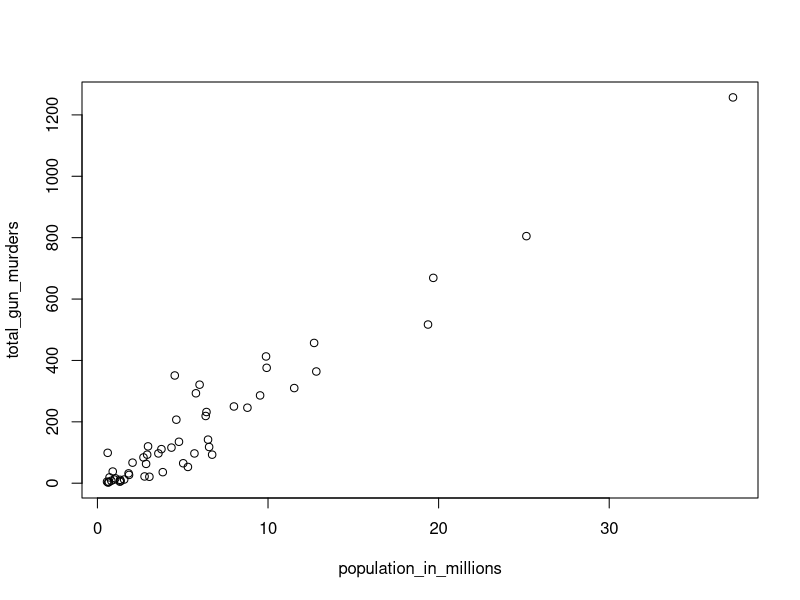
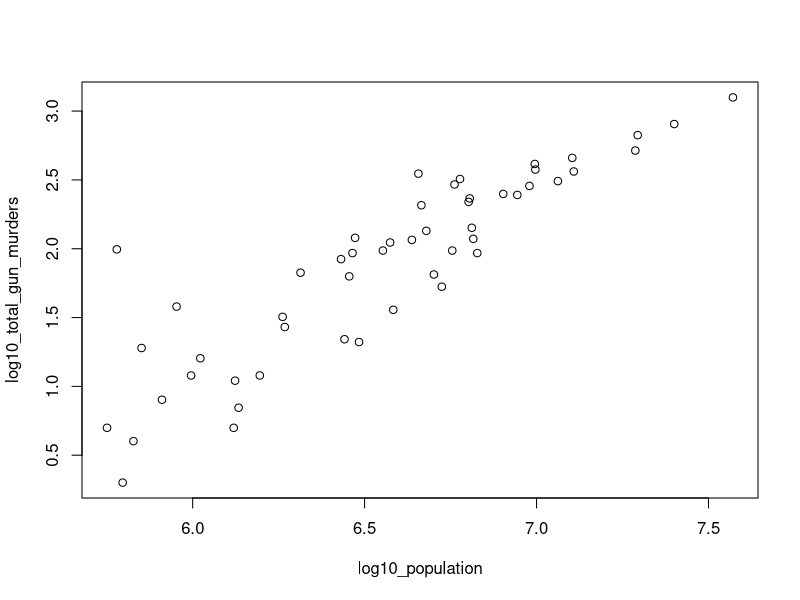
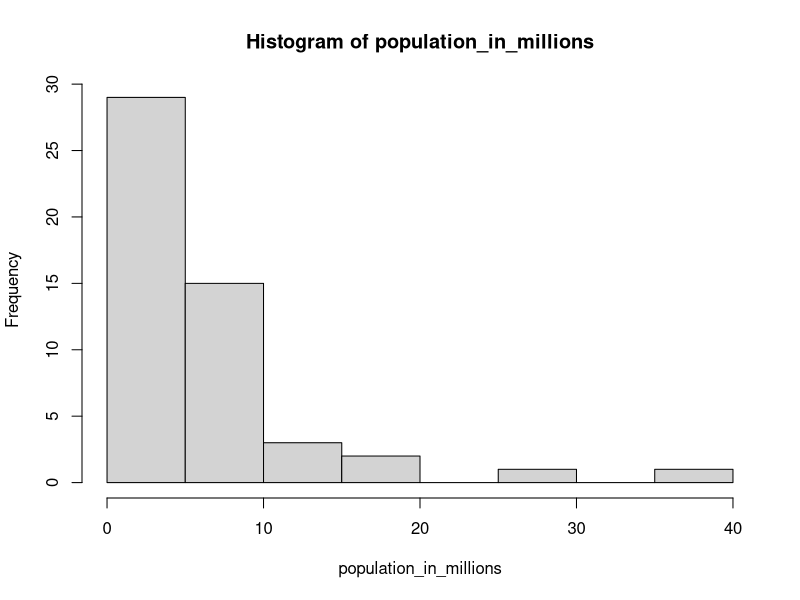
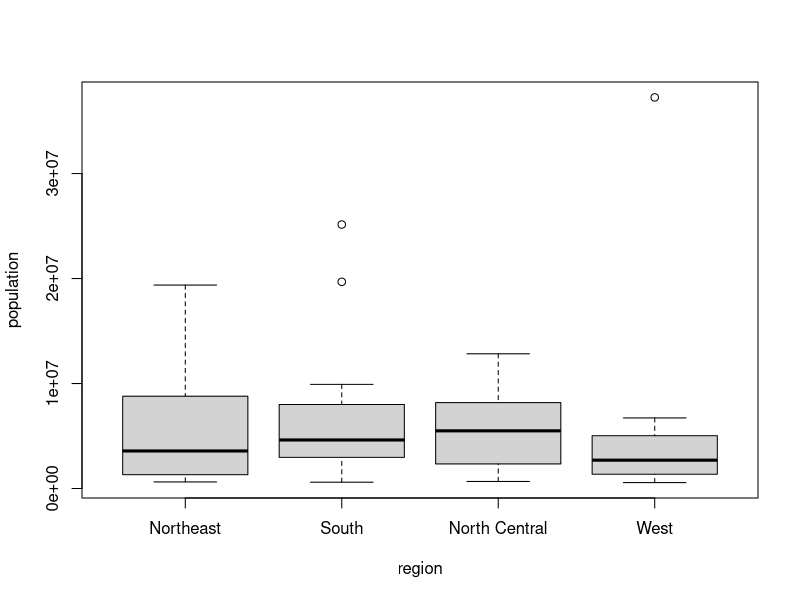
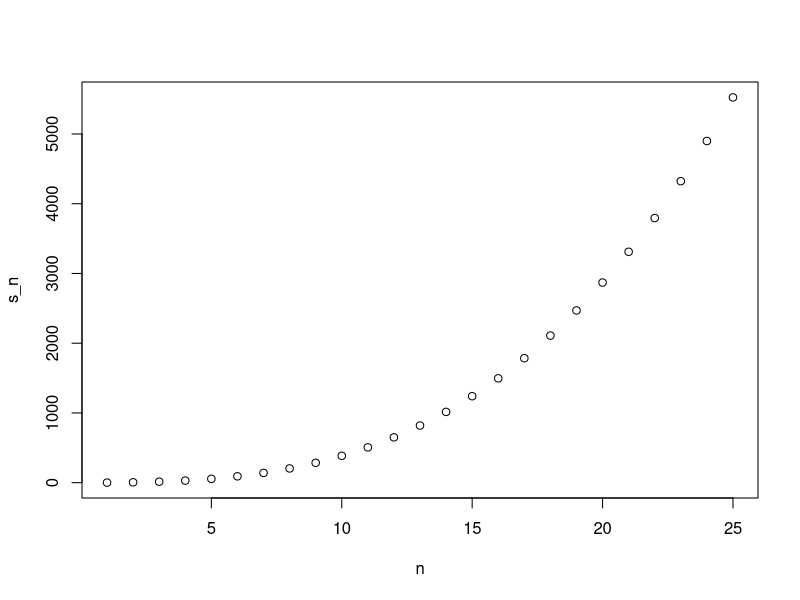

These charts were generated, in order, by the following R code:
# Harvadx course: R basics - syntax for assessment in Datacamp 

# Variable names
# Load package and data

library(dslabs)
data(murders)

# Use the function names to extract the variable names 
names(murders)

# Examining Variables
# To access the population variable from the murders dataset use this code:
p <- murders$population 

# To determine the class of object `p` we use this code:
class(p)

# Use the accessor to extract state abbreviations and assign it to a

# Determine the class of a
a<-murders$abb
class(a)

# Multiple ways to access variables
# We extract the population like this:
p <- murders$population

# This is how we do the same with the square brackets:
o <- murders[["population"]] 

# We can confirm these two are the same
identical(o, p)

# Use square brackets to extract `abb` from `murders` and assign it to b
b<-murders[["abb"]]
# Check if `a` and `b` are identical 
identical(a,b)
identical(a,b)

# Factors
# We can see the class of the region variable using class
class(murders$region)

# Determine the number of regions included in this variable 
length(levels(murders$region))

# Tables
# Here is an example of what the table function does
x <- c("a", "a", "b", "b", "b", "c")
table(x)

# Write one line of code to show the number of states per region
table(murders$region)

# Numeric Vectors
# Here is an example creating a numeric vector named cost
cost <- c(50, 75, 90, 100, 150)

# Create a numeric vector to store the temperatures listed in the instructions into a vector named temp
# Make sure to follow the same order in the instructions
temp<-c(35, 88, 42, 84, 81, 30)

# Character vectors
# here is an example of how to create a character vector
food <- c("pizza", "burgers", "salads", "cheese", "pasta")

# Create a character vector called city to store the city names
# Make sure to follow the same order as in the instructions
city<-c("Beijing", "Lagos", "Paris", "Rio de Janeiro", "San Juan", "Toronto")

# Connecting Numeric and Character Vectors
# Associate the cost values with its corresponding food item
cost <- c(50, 75, 90, 100, 150)
food <- c("pizza", "burgers", "salads", "cheese", "pasta")
names(cost) <- food

# You already wrote this code
temp <- c(35, 88, 42, 84, 81, 30)
city <- c("Beijing", "Lagos", "Paris", "Rio de Janeiro", "San Juan", "Toronto")

# Associate the temperature values with its corresponding city
names(temp)<-city

# Subsetting vectors
# cost of the last 3 items in our food list:
cost[3:5]

# temperatures of the first three cities in the list:
temp[1:3]

# Subsetting vectors continued...
# Access the cost of pizza and pasta from our food list 
cost[c(1,5)]

# Define temp
temp <- c(35, 88, 42, 84, 81, 30)
city <- c("Beijing", "Lagos", "Paris", "Rio de Janeiro", "San Juan", "Toronto")
names(temp) <- city

# Access the temperatures of Paris and San Juan
temp[c(3,5)]

# Sequences
# Create a vector m of integers that starts at 32 and ends at 99.
m <- 32:99

# Determine the length of object m.
length(m)

# Create a vector x of integers that starts 12 and ends at 73.
x<-12:73
# Determine the length of object x.
length(x)

# Sequences continued...
# Create a vector with the multiples of 7, smaller than 50.
seq(7, 49, 7) 

# Create a vector containing all the positive odd numbers smaller than 100.
# The numbers should be in ascending order
seq(1,99,2)

# Sequences and length
# We can a vector with the multiples of 7, smaller than 50 like this 
seq(7, 49, 7) 

# But note that the second argument does not need to be last number.
# It simply determines the maximum value permitted.
# so the following line of code produces the same vector as seq(7, 49, 7)
seq(7, 50, 7)

# Create a sequence of numbers from 6 to 55, with 4/7 increments and determine its length
seq(6,55,4/7)
length(seq(6,55,4/7))

# Sequences of certain length
# Store the sequence in the object a
a<-seq(1,10,length.out=100)

# Determine the class of a
class(a)

# Integers
# Store the sequence in the object a
a<-seq(1,10)

# Determine the class of a
class(a)

# Integers and Numerics
# Check the class of 1, assigned to the object a
class(1)

# Confirm the class of 1L is integer
class(1L)

# Coercion
# Define the vector x
x <- c(1, 3, 5,"a")

# Note that the x is character vector
x

# Typecast the vector to get an integer vector
# You will get a warning but that is ok
x<-as.numeric(x)

# sort
# Access the `state` variable and store it in an object 
states <- murders$state 

# Sort the object alphabetically and redefine the object 
states <- sort(states) 

# Report the first alphabetical value  
states[1]

# Access population values from the dataset and store it in pop
pop<-murders$population
# Sort the object and save it in the same object 
pop<-sort(pop)
# Report the smallest population size 
pop[1]

# order
# Access population from the dataset and store it in pop
pop<-murders$population
# Use the command order, to order pop and store in object o
o<-order(pop)
# Find the index number of the entry with the smallest population size
i_min<-which.min(murders$population)
i_min

# New Codes
# Find the smallest value for variable total 
which.min(murders$total)

# Find the smallest value for population
which.min(murders$population)

# Using the output of order
# Define the variable i to be the index of the smallest state
i <- which.min(murders$population)

# Define variable states to hold the states
states<-(murders$state)

# Use the index you just defined to find the state with the smallest population
states[i]

# Ranks
# Store temperatures in an object 
temp <- c(35, 88, 42, 84, 81, 30)

# Store city names in an object 
city <- c("Beijing", "Lagos", "Paris", "Rio de Janeiro", "San Juan", "Toronto")

# Create data frame with city names and temperature 
city_temps <- data.frame(name = city, temperature = temp)

# Define a variable states to be the state names 
states<-(murders$state)

# Define a variable ranks to determine the population size ranks 
ranks<-rank(murders$population)


# Create a data frame my_df with the state name and its rank
my_df<-data.frame(my_state=states, my_poprank=ranks)

# Data Frames, Ranks and Orders
# Define a variable states to be the state names from the murders data frame
states<-(murders$state)

# Define a variable ranks to determine the population size ranks 
ranks<-rank(murders$population)

# Define a variable ind to store the indexes needed to order the population values
ind<-order(murders$population)

# Create a data frame my_df with the state name and its rank and ordered from least populous to most 
states[ind]
ranks[ind]

my_df<-data.frame(mystate=states[ind], myrank=ranks[ind])

# missing values (NA)
# Using new dataset 
library(dslabs)
data(na_example)

# Checking the structure 
str(na_example)

# Find out the mean of the entire dataset 
mean(na_example)

# Use is.na to create a logical index ind that tells which entries are NA
ind<-is.na(na_example)
# Determine how many NA ind has using the sum function
sum(ind)

# Removing NAs
# Note what we can do with the ! operator
x <- c(1, 2, 3)
ind <- c(FALSE, TRUE, FALSE)
x[!ind]

# Create the ind vector
library(dslabs)
data(na_example)
ind <- is.na(na_example)

# We saw that this gives an NA
mean(na_example)

# Compute the average, for entries of na_example that are not NA 
mean(na_example[!ind])

# Vectorized operations
# Assign city names to `city` 
city <- c("Beijing", "Lagos", "Paris", "Rio de Janeiro", "San Juan", "Toronto")

# Store temperature values in `temp`
temp <- c(35, 88, 42, 84, 81, 30)

# Convert temperature into Celsius and overwrite the original values of 'temp' with these Celsius values
temp<-5/9*(temp-32)
# Create a data frame `city_temps` 
city_temps<-data.frame(city, temp)


# Vectorized operations continued...
# Define an object `x` with the numbers 1 through 100
x<-seq(1,100)
# Compute the sum 
sum((1/x)^2)

# Vectorized operation continued...
# Load the data
library(dslabs)
data(murders)
# Store the per 100,000 murder rate for each state in murder_rate
murder_rate=(murders$total/murders$population)*100000
# Calculate the average murder rate in the US 
mean(murder_rate)

# Logical Vectors
# Store the murder rate per 100,000 for each state, in `murder_rate`
murder_rate <- murders$total / murders$population * 100000

# Store the `murder_rate < 1` in `low` 
low<-murder_rate<1

# which
# Store the murder rate per 100,000 for each state, in murder_rate
murder_rate <- murders$total/murders$population*100000

# Store the murder_rate < 1 in low 
low <- murder_rate < 1

# Get the indices of entries that are below 1
which(low)

# Ordering vectors
# Store the murder rate per 100,000 for each state, in murder_rate
murder_rate <- murders$total/murders$population*100000

# Store the murder_rate < 1 in low 
low <- murder_rate < 1

# Names of states with murder rates lower than 1
murders$state[low]

# Filtering
# Store the murder rate per 100,000 for each state, in `murder_rate`
murder_rate <- murders$total/murders$population*100000

# Store the `murder_rate < 1` in `low` 
low <- murder_rate < 1

# Create a vector ind for states in the Northeast and with murder rates lower than 1. 
ind<-low&murders$region=="Northeast"
# Names of states in `ind` 
murders$state[ind]

# Filtering continued
# Store the murder rate per 100,000 for each state, in murder_rate
murder_rate <- murders$total/murders$population*100000

# Compute average murder rate and store in avg using `mean` 
avg<-mean(murder_rate)

# How many states have murder rates below avg ? Check using sum 
sum(murder_rate<avg)

# Match
# Store the 3 abbreviations in abbs in a vector (remember that they are character vectors and need quotes)
abbs<-c("AK","MI","IA")
# Match the abbs to the murders$abb and store in ind
ind<-match(abbs,murders$abb)
# Print state names from ind
murders$state[ind]

# %in%
# Store the 5 abbreviations in `abbs`. (remember that they are character vectors)
abbs<-c("MA", "ME", "MI", "MO", "MU")

# Use the %in% command to check if the entries of abbs are abbreviations in the the murders data frame
abbs%in%murders$abb

# Logical operator
# Store the 5 abbreviations in abbs. (remember that they are character vectors)
abbs <- c("MA", "ME", "MI", "MO", "MU") 

# Use the `which` command and `!` operator to find out which abbreviation are not actually part of the dataset and store in ind
ind<-which(abbs%in%murders$abb!=1)
# What are the entries of abbs that are not actual abbreviations
abbs[ind]

# dplyr
# Loading data
library(dslabs)
data(murders)

# Loading dplyr
library(dplyr)

# Redefine murders so that it includes column named rate with the per 100,000 murder rates
murders<-mutate(murders,rate=total/population*100000)

# mutate
# Note that if you want ranks from highest to lowest you can take the negative and then compute the ranks 
x <- c(88, 100, 83, 92, 94)
rank(-x)

# Defining rate
rate <-  murders$total/ murders$population * 100000

# Redefine murders to include a column named rank
# with the ranks of rate from highest to lowest
murders<-mutate(murders,rank=rank(-rate))

# select
# Load dplyr
library(dplyr)

# Use select to only show state names and abbreviations from murders
select(murders,state,abb)

# filter
# Add the necessary columns
murders <- mutate(murders, rate = total/population * 100000, rank = rank(-rate))

# Filter to show the top 5 states with the highest murder rates
filter(murders,rank<=5)

# filter with !=
# Use filter to create a new data frame no_south
no_south<-filter(murders,region!="South")
# Use nrow() to calculate the number of rows
nrow(no_south)

# filter with %in%
# Create a new data frame called murders_nw with only the states from the northeast and the west
murders_nw<-filter(murders,region %in% c("Northeast", "West"))
# Number of states (rows) in this category 
nrow(murders_nw)

# filtering by two conditions
# add the rate column
murders <- mutate(murders, rate =  total / population * 100000, rank = rank(-rate))

# Create a table, call it my_states, that satisfies both the conditions 
my_states<-filter(murders,region %in% c("Northeast","West") & rate<1)
# Use select to show only the state name, the murder rate and the rank
select(my_states,state,rate,rank)

# Using the pipe %>%
# Load library
library(dplyr)

## Define the rate column
murders <- mutate(murders, rate =  total / population * 100000, rank = rank(-rate))

# show the result and only include the state, rate, and rank columns, all in one line
filter(murders,region %in% c("Northeast","West") & rate<1) %>% select(state, rate,rank)

# mutate, filter and select
# Loading the libraries
library(dplyr)
data(murders)

# Create new data frame called my_states (with specifications in the instructions)
my_states<-murders %>% mutate(rate=(total/population*100000),rank=rank(-rate)) %>% filter(region %in% c("Northeast", "West"),rate<1) %>% select(state,rate,rank)

# Scatterplots scatter plots
# Load the datasets and define some variables
library(dslabs)
data(murders)

population_in_millions <- murders$population/10^6
total_gun_murders <- murders$total

plot(population_in_millions, total_gun_murders)

# Transform population using the log10 transformation and save to object log10_population
log10_population<-log(murders$population,base=10)
# Transform total gun murders using log10 transformation and save to object log10_total_gun_murders
log10_total_gun_murders<-log(total_gun_murders,base=10)
# Create a scatterplot with the log scale transformed population and murders 
plot(log10_population,log10_total_gun_murders)

# Histograms
# Store the population in millions and save to population_in_millions 
population_in_millions <- murders$population/10^6


# Create a histogram of this variable
hist(population_in_millions)

# Boxplots box plots
# Create a boxplot of state populations by region for the murders dataset
boxplot(population~region,data=murders)

# ifelse
# Assign the state abbreviation when the state name is longer than 8 characters 
new_names<-ifelse(nchar(murders$state)<=8,murders$state,murders$abb)

# Defining functions
# Create function called `sum_n`
sum_n<-function(x){
  y<-seq(1,n)
  z<-sum(y)
  z
}
# Use the function to determine the sum of integers from 1 to 5000
n<-5000
sum_n(n)

# Defining functions continued...
# Create `altman_plot` 
altman_plot<-function(x,y){
  plot(x+y,y-x)
}

# Lexical scope
# Run this code 
x <- 3
my_func <- function(y){
  x <- 5
  y+5
}

# Print value of x 
print(x)

# For loops
# Here is an example of function that adds numbers from 1 to n
example_func <- function(n){
  x <- 1:n
  sum(x)
}

# Here is the sum of the first 100 numbers
example_func(100)

# Write a function compute_s_n that with argument n and returns of 1 + 2^2 + ...+ n^2
compute_s_n<-function(x){
  x<-seq(1,n)
  y<-sum(x^2)
  print(y)
}
# Report the value of the sum when n=10
n<-10

compute_s_n(10)

# For loops continued...
# Define a function and store it in `compute_s_n`
compute_s_n <- function(n){
  x <- 1:n
  sum(x^2)
}

# Create a vector for storing results
s_n <- vector("numeric", 25)

# write a for-loop to store the results in s_n
n <- 25
for(i in 1:n){
  s_n[i] <- compute_s_n(i)
}


# Checking our math
# Define the function
compute_s_n <- function(n){
  x <- 1:n
  sum(x^2)
}

# Define the vector of n
n <- 1:25

# Define the vector to store data
s_n <- vector("numeric", 25)
for(i in n){
  s_n[i] <- compute_s_n(i)
}

#  Create the plot 
plot(n,s_n)

# Checking our math continued
# Define the function
compute_s_n <- function(n){
  x <- 1:n
  sum(x^2)
}

# Define the vector of n
n <- 1:25

# Define the vector to store data
s_n <- vector("numeric", 25)
for(i in n){
  s_n[i] <- compute_s_n(i)
}

# Check that s_n is identical to the formula given in the instructions.
formula<-vector("numeric",25)
for(i in n){
  formula[i]<-i*(i+1)*(2*i+1)/6
}
identical(s_n, formula)
